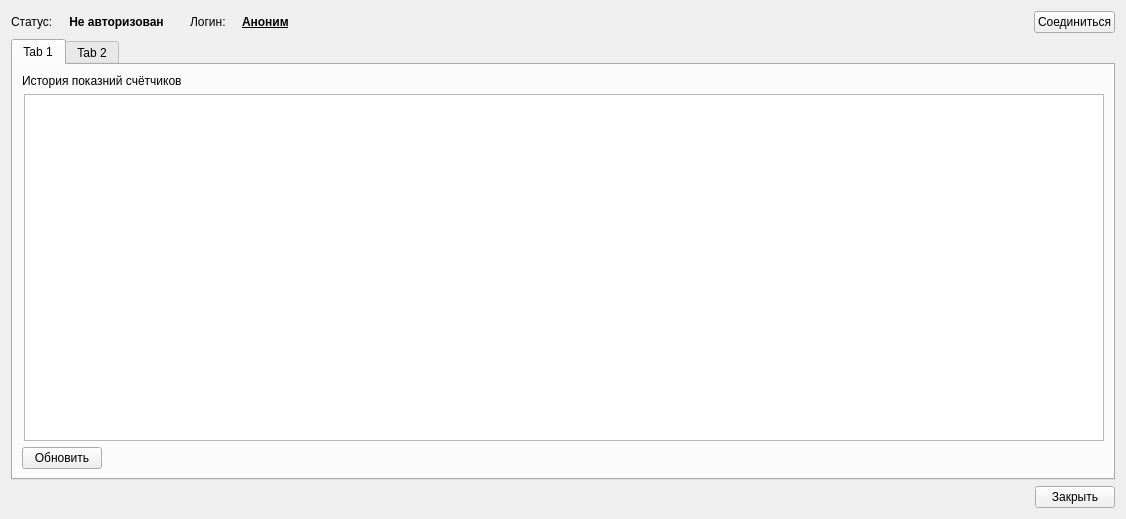
<?xml version="1.0" encoding="UTF-8"?>
<ui version="4.0">
 <class>Form</class>
 <widget class="QWidget" name="Form">
  <property name="geometry">
   <rect>
    <x>0</x>
    <y>0</y>
    <width>1126</width>
    <height>519</height>
   </rect>
  </property>
  <property name="windowTitle">
   <string>Form</string>
  </property>
  <layout class="QVBoxLayout" name="verticalLayout_2">
   <item>
    <layout class="QHBoxLayout" name="horizontalLayout_10">
     <item>
      <layout class="QHBoxLayout" name="horizontalLayout_9">
       <item>
        <widget class="QLabel" name="label_2">
         <property name="text">
          <string>Статус:</string>
         </property>
        </widget>
       </item>
       <item>
        <spacer name="horizontalSpacer_12">
         <property name="orientation">
          <enum>Qt::Horizontal</enum>
         </property>
         <property name="sizeType">
          <enum>QSizePolicy::Fixed</enum>
         </property>
         <property name="sizeHint" stdset="0">
          <size>
           <width>10</width>
           <height>20</height>
          </size>
         </property>
        </spacer>
       </item>
       <item>
        <widget class="QLabel" name="statusLabel">
         <property name="font">
          <font>
           <weight>75</weight>
           <bold>true</bold>
          </font>
         </property>
         <property name="text">
          <string>Не авторизован</string>
         </property>
         <property name="textFormat">
          <enum>Qt::PlainText</enum>
         </property>
         <property name="alignment">
          <set>Qt::AlignCenter</set>
         </property>
        </widget>
       </item>
      </layout>
     </item>
     <item>
      <spacer name="horizontalSpacer_14">
       <property name="orientation">
        <enum>Qt::Horizontal</enum>
       </property>
       <property name="sizeType">
        <enum>QSizePolicy::Fixed</enum>
       </property>
       <property name="sizeHint" stdset="0">
        <size>
         <width>20</width>
         <height>20</height>
        </size>
       </property>
      </spacer>
     </item>
     <item>
      <widget class="QLabel" name="label_9">
       <property name="text">
        <string>Логин:</string>
       </property>
      </widget>
     </item>
     <item>
      <spacer name="horizontalSpacer_15">
       <property name="orientation">
        <enum>Qt::Horizontal</enum>
       </property>
       <property name="sizeType">
        <enum>QSizePolicy::Fixed</enum>
       </property>
       <property name="sizeHint" stdset="0">
        <size>
         <width>10</width>
         <height>20</height>
        </size>
       </property>
      </spacer>
     </item>
     <item>
      <widget class="QLabel" name="UserLabel">
       <property name="font">
        <font>
         <weight>75</weight>
         <bold>true</bold>
         <underline>true</underline>
        </font>
       </property>
       <property name="text">
        <string>Аноним</string>
       </property>
      </widget>
     </item>
     <item>
      <spacer name="horizontalSpacer_13">
       <property name="orientation">
        <enum>Qt::Horizontal</enum>
       </property>
       <property name="sizeHint" stdset="0">
        <size>
         <width>40</width>
         <height>20</height>
        </size>
       </property>
      </spacer>
     </item>
     <item>
      <widget class="QPushButton" name="DisconnectButton">
       <property name="text">
        <string>Соединиться</string>
       </property>
      </widget>
     </item>
    </layout>
   </item>
   <item>
    <widget class="QTabWidget" name="tabWidget">
     <property name="toolTip">
      <string>&lt;html&gt;&lt;head/&gt;&lt;body&gt;&lt;p&gt;&lt;br/&gt;&lt;/p&gt;&lt;/body&gt;&lt;/html&gt;</string>
     </property>
     <property name="currentIndex">
      <number>0</number>
     </property>
     <widget class="QWidget" name="PokazaniyaTab">
      <attribute name="title">
       <string>Tab 1</string>
      </attribute>
      <layout class="QGridLayout" name="gridLayout_2">
       <item row="0" column="0">
        <widget class="QLabel" name="ListLable">
         <property name="text">
          <string>История показний счётчиков</string>
         </property>
        </widget>
       </item>
       <item row="1" column="0">
        <layout class="QHBoxLayout" name="horizontalLayout_14">
         <item>
          <spacer name="horizontalSpacer">
           <property name="orientation">
            <enum>Qt::Horizontal</enum>
           </property>
           <property name="sizeType">
            <enum>QSizePolicy::Fixed</enum>
           </property>
           <property name="sizeHint" stdset="0">
            <size>
             <width>2</width>
             <height>20</height>
            </size>
           </property>
          </spacer>
         </item>
         <item>
          <widget class="QTableView" name="tableView">
           <property name="editTriggers">
            <set>QAbstractItemView::NoEditTriggers</set>
           </property>
           <property name="sortingEnabled">
            <bool>true</bool>
           </property>
           <attribute name="horizontalHeaderStretchLastSection">
            <bool>true</bool>
           </attribute>
          </widget>
         </item>
        </layout>
       </item>
       <item row="2" column="0">
        <layout class="QHBoxLayout" name="horizontalLayout_13">
         <item>
          <widget class="QPushButton" name="ReloadButton">
           <property name="text">
            <string>Обновить</string>
           </property>
          </widget>
         </item>
         <item>
          <spacer name="horizontalSpacer_16">
           <property name="orientation">
            <enum>Qt::Horizontal</enum>
           </property>
           <property name="sizeHint" stdset="0">
            <size>
             <width>40</width>
             <height>20</height>
            </size>
           </property>
          </spacer>
         </item>
        </layout>
       </item>
      </layout>
     </widget>
     <widget class="QWidget" name="SendTab">
      <attribute name="title">
       <string>Tab 2</string>
      </attribute>
      <layout class="QGridLayout" name="gridLayout">
       <item row="1" column="0">
        <spacer name="horizontalSpacer_4">
         <property name="orientation">
          <enum>Qt::Horizontal</enum>
         </property>
         <property name="sizeType">
          <enum>QSizePolicy::Fixed</enum>
         </property>
         <property name="sizeHint" stdset="0">
          <size>
           <width>2</width>
           <height>20</height>
          </size>
         </property>
        </spacer>
       </item>
       <item row="1" column="2" colspan="2">
        <layout class="QHBoxLayout" name="horizontalLayout_8">
         <item>
          <layout class="QVBoxLayout" name="verticalLayout">
           <item>
            <layout class="QHBoxLayout" name="horizontalLayout">
             <item>
              <widget class="QLabel" name="label">
               <property name="text">
                <string>ХВС кухня:</string>
               </property>
              </widget>
             </item>
             <item>
              <spacer name="horizontalSpacer_2">
               <property name="orientation">
                <enum>Qt::Horizontal</enum>
               </property>
               <property name="sizeHint" stdset="0">
                <size>
                 <width>40</width>
                 <height>20</height>
                </size>
               </property>
              </spacer>
             </item>
             <item>
              <widget class="QLineEdit" name="hvs_hvs_kuhnya">
               <property name="sizePolicy">
                <sizepolicy hsizetype="Fixed" vsizetype="Fixed">
                 <horstretch>0</horstretch>
                 <verstretch>0</verstretch>
                </sizepolicy>
               </property>
              </widget>
             </item>
             <item>
              <spacer name="horizontalSpacer_18">
               <property name="orientation">
                <enum>Qt::Horizontal</enum>
               </property>
               <property name="sizeType">
                <enum>QSizePolicy::Fixed</enum>
               </property>
               <property name="sizeHint" stdset="0">
                <size>
                 <width>5</width>
                 <height>20</height>
                </size>
               </property>
              </spacer>
             </item>
             <item>
              <widget class="QLabel" name="label_hvs_kuhnya">
               <property name="text">
                <string>TextLabel</string>
               </property>
              </widget>
             </item>
            </layout>
           </item>
           <item>
            <layout class="QHBoxLayout" name="horizontalLayout_2">
             <item>
              <widget class="QLabel" name="label_3">
               <property name="text">
                <string>ХВС ванная:</string>
               </property>
              </widget>
             </item>
             <item>
              <spacer name="horizontalSpacer_5">
               <property name="orientation">
                <enum>Qt::Horizontal</enum>
               </property>
               <property name="sizeHint" stdset="0">
                <size>
                 <width>40</width>
                 <height>20</height>
                </size>
               </property>
              </spacer>
             </item>
             <item>
              <widget class="QLineEdit" name="hvs_hvs_vannaya">
               <property name="sizePolicy">
                <sizepolicy hsizetype="Fixed" vsizetype="Fixed">
                 <horstretch>0</horstretch>
                 <verstretch>0</verstretch>
                </sizepolicy>
               </property>
              </widget>
             </item>
             <item>
              <spacer name="horizontalSpacer_19">
               <property name="orientation">
                <enum>Qt::Horizontal</enum>
               </property>
               <property name="sizeType">
                <enum>QSizePolicy::Fixed</enum>
               </property>
               <property name="sizeHint" stdset="0">
                <size>
                 <width>5</width>
                 <height>20</height>
                </size>
               </property>
              </spacer>
             </item>
             <item>
              <widget class="QLabel" name="label_hvs_vannaya">
               <property name="text">
                <string>TextLabel</string>
               </property>
              </widget>
             </item>
            </layout>
           </item>
           <item>
            <layout class="QHBoxLayout" name="horizontalLayout_3">
             <item>
              <widget class="QLabel" name="label_4">
               <property name="text">
                <string>ГВС кухня:</string>
               </property>
              </widget>
             </item>
             <item>
              <spacer name="horizontalSpacer_6">
               <property name="orientation">
                <enum>Qt::Horizontal</enum>
               </property>
               <property name="sizeHint" stdset="0">
                <size>
                 <width>40</width>
                 <height>20</height>
                </size>
               </property>
              </spacer>
             </item>
             <item>
              <widget class="QLineEdit" name="gvs_gvs_kuhnya">
               <property name="sizePolicy">
                <sizepolicy hsizetype="Fixed" vsizetype="Fixed">
                 <horstretch>0</horstretch>
                 <verstretch>0</verstretch>
                </sizepolicy>
               </property>
              </widget>
             </item>
             <item>
              <spacer name="horizontalSpacer_20">
               <property name="orientation">
                <enum>Qt::Horizontal</enum>
               </property>
               <property name="sizeType">
                <enum>QSizePolicy::Fixed</enum>
               </property>
               <property name="sizeHint" stdset="0">
                <size>
                 <width>5</width>
                 <height>20</height>
                </size>
               </property>
              </spacer>
             </item>
             <item>
              <widget class="QLabel" name="label_gvs_kuhnya">
               <property name="text">
                <string>TextLabel</string>
               </property>
              </widget>
             </item>
            </layout>
           </item>
           <item>
            <layout class="QHBoxLayout" name="horizontalLayout_4">
             <item>
              <widget class="QLabel" name="label_5">
               <property name="text">
                <string>ГВС ванная:</string>
               </property>
              </widget>
             </item>
             <item>
              <spacer name="horizontalSpacer_7">
               <property name="orientation">
                <enum>Qt::Horizontal</enum>
               </property>
               <property name="sizeHint" stdset="0">
                <size>
                 <width>40</width>
                 <height>20</height>
                </size>
               </property>
              </spacer>
             </item>
             <item>
              <widget class="QLineEdit" name="gvs_gvs_vannaya">
               <property name="sizePolicy">
                <sizepolicy hsizetype="Minimum" vsizetype="Fixed">
                 <horstretch>0</horstretch>
                 <verstretch>0</verstretch>
                </sizepolicy>
               </property>
              </widget>
             </item>
             <item>
              <spacer name="horizontalSpacer_21">
               <property name="orientation">
                <enum>Qt::Horizontal</enum>
               </property>
               <property name="sizeType">
                <enum>QSizePolicy::Fixed</enum>
               </property>
               <property name="sizeHint" stdset="0">
                <size>
                 <width>5</width>
                 <height>20</height>
                </size>
               </property>
              </spacer>
             </item>
             <item>
              <widget class="QLabel" name="label_gvs_vannaya">
               <property name="text">
                <string>TextLabel</string>
               </property>
              </widget>
             </item>
            </layout>
           </item>
           <item>
            <layout class="QHBoxLayout" name="horizontalLayout_5">
             <item>
              <widget class="QLabel" name="label_6">
               <property name="text">
                <string>Электричество Т1:</string>
               </property>
              </widget>
             </item>
             <item>
              <spacer name="horizontalSpacer_8">
               <property name="orientation">
                <enum>Qt::Horizontal</enum>
               </property>
               <property name="sizeHint" stdset="0">
                <size>
                 <width>40</width>
                 <height>20</height>
                </size>
               </property>
              </spacer>
             </item>
             <item>
              <widget class="QLineEdit" name="prochie_pokazaniya_elektroenergiya">
               <property name="sizePolicy">
                <sizepolicy hsizetype="Fixed" vsizetype="Fixed">
                 <horstretch>0</horstretch>
                 <verstretch>0</verstretch>
                </sizepolicy>
               </property>
              </widget>
             </item>
             <item>
              <spacer name="horizontalSpacer_22">
               <property name="orientation">
                <enum>Qt::Horizontal</enum>
               </property>
               <property name="sizeType">
                <enum>QSizePolicy::Fixed</enum>
               </property>
               <property name="sizeHint" stdset="0">
                <size>
                 <width>5</width>
                 <height>20</height>
                </size>
               </property>
              </spacer>
             </item>
             <item>
              <widget class="QLabel" name="label_t1">
               <property name="text">
                <string>TextLabel</string>
               </property>
              </widget>
             </item>
            </layout>
           </item>
           <item>
            <layout class="QHBoxLayout" name="horizontalLayout_6">
             <item>
              <widget class="QLabel" name="label_7">
               <property name="text">
                <string>Электричество Т2:</string>
               </property>
              </widget>
             </item>
             <item>
              <spacer name="horizontalSpacer_9">
               <property name="orientation">
                <enum>Qt::Horizontal</enum>
               </property>
               <property name="sizeHint" stdset="0">
                <size>
                 <width>40</width>
                 <height>20</height>
                </size>
               </property>
              </spacer>
             </item>
             <item>
              <widget class="QLineEdit" name="prochie_pokazaniya_t2_noch">
               <property name="sizePolicy">
                <sizepolicy hsizetype="Fixed" vsizetype="Fixed">
                 <horstretch>0</horstretch>
                 <verstretch>0</verstretch>
                </sizepolicy>
               </property>
              </widget>
             </item>
             <item>
              <spacer name="horizontalSpacer_23">
               <property name="orientation">
                <enum>Qt::Horizontal</enum>
               </property>
               <property name="sizeType">
                <enum>QSizePolicy::Fixed</enum>
               </property>
               <property name="sizeHint" stdset="0">
                <size>
                 <width>5</width>
                 <height>20</height>
                </size>
               </property>
              </spacer>
             </item>
             <item>
              <widget class="QLabel" name="label_t2">
               <property name="text">
                <string>TextLabel</string>
               </property>
              </widget>
             </item>
            </layout>
           </item>
           <item>
            <layout class="QHBoxLayout" name="horizontalLayout_7">
             <item>
              <widget class="QLabel" name="label_8">
               <property name="text">
                <string>Отопление:</string>
               </property>
              </widget>
             </item>
             <item>
              <spacer name="horizontalSpacer_10">
               <property name="orientation">
                <enum>Qt::Horizontal</enum>
               </property>
               <property name="sizeHint" stdset="0">
                <size>
                 <width>40</width>
                 <height>20</height>
                </size>
               </property>
              </spacer>
             </item>
             <item>
              <widget class="QLineEdit" name="potreblenie_tepla_schetchik_1">
               <property name="sizePolicy">
                <sizepolicy hsizetype="Fixed" vsizetype="Fixed">
                 <horstretch>0</horstretch>
                 <verstretch>0</verstretch>
                </sizepolicy>
               </property>
               <property name="inputMask">
                <string notr="true"/>
               </property>
               <property name="text">
                <string notr="true"/>
               </property>
               <property name="frame">
                <bool>true</bool>
               </property>
               <property name="placeholderText">
                <string notr="true"/>
               </property>
              </widget>
             </item>
             <item>
              <spacer name="horizontalSpacer_24">
               <property name="orientation">
                <enum>Qt::Horizontal</enum>
               </property>
               <property name="sizeType">
                <enum>QSizePolicy::Fixed</enum>
               </property>
               <property name="sizeHint" stdset="0">
                <size>
                 <width>5</width>
                 <height>20</height>
                </size>
               </property>
              </spacer>
             </item>
             <item>
              <widget class="QLabel" name="label_teplo">
               <property name="text">
                <string>TextLabel</string>
               </property>
              </widget>
             </item>
            </layout>
           </item>
          </layout>
         </item>
         <item>
          <spacer name="horizontalSpacer_3">
           <property name="orientation">
            <enum>Qt::Horizontal</enum>
           </property>
           <property name="sizeHint" stdset="0">
            <size>
             <width>182</width>
             <height>20</height>
            </size>
           </property>
          </spacer>
         </item>
        </layout>
       </item>
       <item row="2" column="3">
        <spacer name="verticalSpacer">
         <property name="orientation">
          <enum>Qt::Vertical</enum>
         </property>
         <property name="sizeHint" stdset="0">
          <size>
           <width>20</width>
           <height>46</height>
          </size>
         </property>
        </spacer>
       </item>
       <item row="3" column="2">
        <layout class="QHBoxLayout" name="horizontalLayout_12">
         <item>
          <widget class="QPushButton" name="sendButton">
           <property name="enabled">
            <bool>false</bool>
           </property>
           <property name="text">
            <string>Отправить</string>
           </property>
          </widget>
         </item>
         <item>
          <spacer name="horizontalSpacer_11">
           <property name="orientation">
            <enum>Qt::Horizontal</enum>
           </property>
           <property name="sizeHint" stdset="0">
            <size>
             <width>40</width>
             <height>20</height>
            </size>
           </property>
          </spacer>
         </item>
        </layout>
       </item>
       <item row="0" column="2">
        <widget class="QLabel" name="SendLabel">
         <property name="text">
          <string>Введите показания счётчиков для отправки</string>
         </property>
        </widget>
       </item>
      </layout>
     </widget>
    </widget>
   </item>
   <item>
    <layout class="QHBoxLayout" name="horizontalLayout_11">
     <item>
      <spacer name="horizontalSpacer_17">
       <property name="orientation">
        <enum>Qt::Horizontal</enum>
       </property>
       <property name="sizeHint" stdset="0">
        <size>
         <width>40</width>
         <height>20</height>
        </size>
       </property>
      </spacer>
     </item>
     <item>
      <widget class="QPushButton" name="closeButton">
       <property name="text">
        <string>Закрыть</string>
       </property>
      </widget>
     </item>
    </layout>
   </item>
  </layout>
 </widget>
 <resources/>
 <connections>
  <connection>
   <sender>closeButton</sender>
   <signal>clicked()</signal>
   <receiver>Form</receiver>
   <slot>close()</slot>
   <hints>
    <hint type="sourcelabel">
     <x>368</x>
     <y>400</y>
    </hint>
    <hint type="destinationlabel">
     <x>411</x>
     <y>266</y>
    </hint>
   </hints>
  </connection>
 </connections>
</ui>
